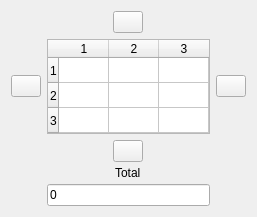
      <widget class="QWidget" name="tab_2">
       <attribute name="title">
        <string>Resistencias P/S</string>
       </attribute>
       <layout class="QGridLayout" name="gridLayout_5">
        <item row="1" column="2" alignment="Qt::AlignHCenter|Qt::AlignVCenter">
         <widget class="QPushButton" name="pushButton">
          <property name="maximumSize">
           <size>
            <width>30</width>
            <height>30</height>
           </size>
          </property>
          <property name="text">
           <string/>
          </property>
          <property name="icon">
           <iconset>
            <normaloff>:/build-Electronica-Desktop-Debug/debug/plus-sign-clip-art-6217.png</normaloff>:/build-Electronica-Desktop-Debug/debug/plus-sign-clip-art-6217.png</iconset>
          </property>
         </widget>
        </item>
        <item row="1" column="1">
         <widget class="QTableWidget" name="tableWidget">
          <property name="sizePolicy">
           <sizepolicy hsizetype="Expanding" vsizetype="Expanding">
            <horstretch>0</horstretch>
            <verstretch>0</verstretch>
           </sizepolicy>
          </property>
          <property name="maximumSize">
           <size>
            <width>11110</width>
            <height>11000</height>
           </size>
          </property>
          <property name="verticalScrollBarPolicy">
           <enum>Qt::ScrollBarAlwaysOff</enum>
          </property>
          <property name="horizontalScrollBarPolicy">
           <enum>Qt::ScrollBarAlwaysOff</enum>
          </property>
          <property name="sizeAdjustPolicy">
           <enum>QAbstractScrollArea::AdjustToContents</enum>
          </property>
          <property name="alternatingRowColors">
           <bool>false</bool>
          </property>
          <property name="gridStyle">
           <enum>Qt::SolidLine</enum>
          </property>
          <property name="sortingEnabled">
           <bool>false</bool>
          </property>
          <property name="rowCount">
           <number>3</number>
          </property>
          <property name="columnCount">
           <number>3</number>
          </property>
          <attribute name="horizontalHeaderDefaultSectionSize">
           <number>50</number>
          </attribute>
          <attribute name="horizontalHeaderMinimumSectionSize">
           <number>25</number>
          </attribute>
          <attribute name="verticalHeaderDefaultSectionSize">
           <number>25</number>
          </attribute>
          <attribute name="verticalHeaderMinimumSectionSize">
           <number>20</number>
          </attribute>
          <row/>
          <row/>
          <row/>
          <column/>
          <column/>
          <column/>
         </widget>
        </item>
        <item row="3" column="1" alignment="Qt::AlignHCenter">
         <widget class="QLabel" name="label_4">
          <property name="maximumSize">
           <size>
            <width>50</width>
            <height>10</height>
           </size>
          </property>
          <property name="text">
           <string>Total</string>
          </property>
         </widget>
        </item>
        <item row="4" column="1">
         <widget class="QLineEdit" name="lineEdit">
          <property name="text">
           <string>0</string>
          </property>
         </widget>
        </item>
        <item row="0" column="1" alignment="Qt::AlignHCenter">
         <widget class="QPushButton" name="pushButton_2">
          <property name="maximumSize">
           <size>
            <width>30</width>
            <height>30</height>
           </size>
          </property>
          <property name="text">
           <string/>
          </property>
          <property name="icon">
           <iconset>
            <normaloff>:/build-Electronica-Desktop-Debug/debug/plus-sign-clip-art-62172.png</normaloff>:/build-Electronica-Desktop-Debug/debug/plus-sign-clip-art-62172.png</iconset>
          </property>
         </widget>
        </item>
        <item row="1" column="0" alignment="Qt::AlignHCenter|Qt::AlignVCenter">
         <widget class="QPushButton" name="pushButton_3">
          <property name="maximumSize">
           <size>
            <width>30</width>
            <height>30</height>
           </size>
          </property>
          <property name="text">
           <string/>
          </property>
          <property name="icon">
           <iconset>
            <normaloff>:/build-Electronica-Desktop-Debug/debug/plus-sign-clip-art-62172.png</normaloff>:/build-Electronica-Desktop-Debug/debug/plus-sign-clip-art-62172.png</iconset>
          </property>
         </widget>
        </item>
        <item row="2" column="1" alignment="Qt::AlignHCenter">
         <widget class="QPushButton" name="pushButton_4">
          <property name="maximumSize">
           <size>
            <width>30</width>
            <height>30</height>
           </size>
          </property>
          <property name="text">
           <string/>
          </property>
          <property name="icon">
           <iconset>
            <normaloff>:/build-Electronica-Desktop-Debug/debug/plus-sign-clip-art-6217.png</normaloff>:/build-Electronica-Desktop-Debug/debug/plus-sign-clip-art-6217.png</iconset>
          </property>
         </widget>
        </item>
       </layout>
      </widget>
